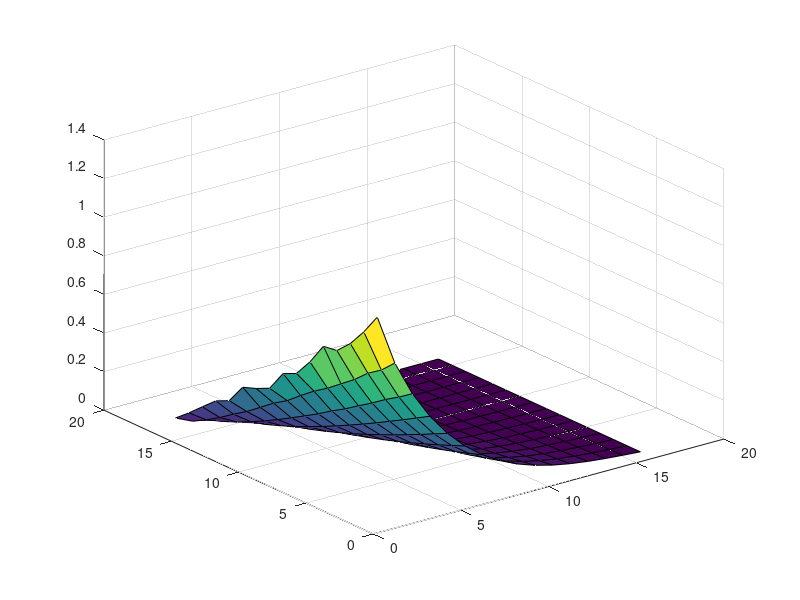

Write the MATLAB code that produced this figure.
pkg load statistics

clc
clear all
close all


%---------------------------------------------------
% Gere dados para um teste simples da rede neural.
% Equação de calor, uma barra é aquecida na ponta.
%
% Dois arquivos foram gerados: um com ruído,
%   outro sem. (calor.csv; calor2.csv).
%---------------------------------------------------


% Mão de ferro sobre repetibilidade.
 rand ('seed',123);


 L=1;  % comprimento
 
  % divisao espacial
 nx=31; 
 dx=L/nx;

  % passos de integracao (tempo total)
 nt=511;
 dt=0.0002;
 
% nx=16; 
% dx=L/nx;
% nt=16;
% dt=1/nt;
 
 
 
 % Coeficiente de condução de calor = constante.
 % Aqui seria um lugar para injetar um pouco de ruído.
 k=1;% * normrnd (1.0, 0.1); 
 kk = k * ones(1,nx);

 for j=1:nx
    kk(j) = kk(j);
 endfor


 % inicio da integracao
 alpha = k*dt / dx^2;
 beta  = dt / (dx*dx);
 
 T0   = 0*ones(1,nx);
 T1   = 0*ones(1,nx);

 % condição de fronteira, temperatura inicial zero. 
 T0(1) = 0;
 
 % Dados de saída
 Dados = [];
 Model = []
 
 Vzero = zeros(size(T0));
 
 eixox = linspace(0,1,nx);
 
 for j=1:nt
    for i=2:nx-1
        T1(i)=T0(i)+kk(i)*beta*(T0(i+1)-2*T0(i)+T0(i-1));
    end

    % passo de tempo
    T0 = T1;

    % Temperatura crescente na ponta.
    % Outro lugar bom para colocar ruído.
    T0(1) = j/nt * normrnd (1.0, 0.05); ;

    Model = [T0 ; Model];  
    Dados  = [T0  ; Dados];

    % atualize gráfico 1 vez a cada 5 laços
    %if (0 == mod(j,10))
      %plot  (eixox,T0,'linewidth',2);
      %title (strcat('tempo = ' , num2str(j)))
      %drawnow
    %end
end


Amostra = zeros(16,16);

it=0;
while(it*32 < 512)
   ix = 0;
   while (ix*2 < 32)
      Amostra(1+it,1+ix) = Dados(1+it*32, 1+ix*2);
      ix = ix + 1;
   endwhile
   it = it + 1;
endwhile

surf (Amostra);
%dlmwrite('calor2.csv',Amostra);
